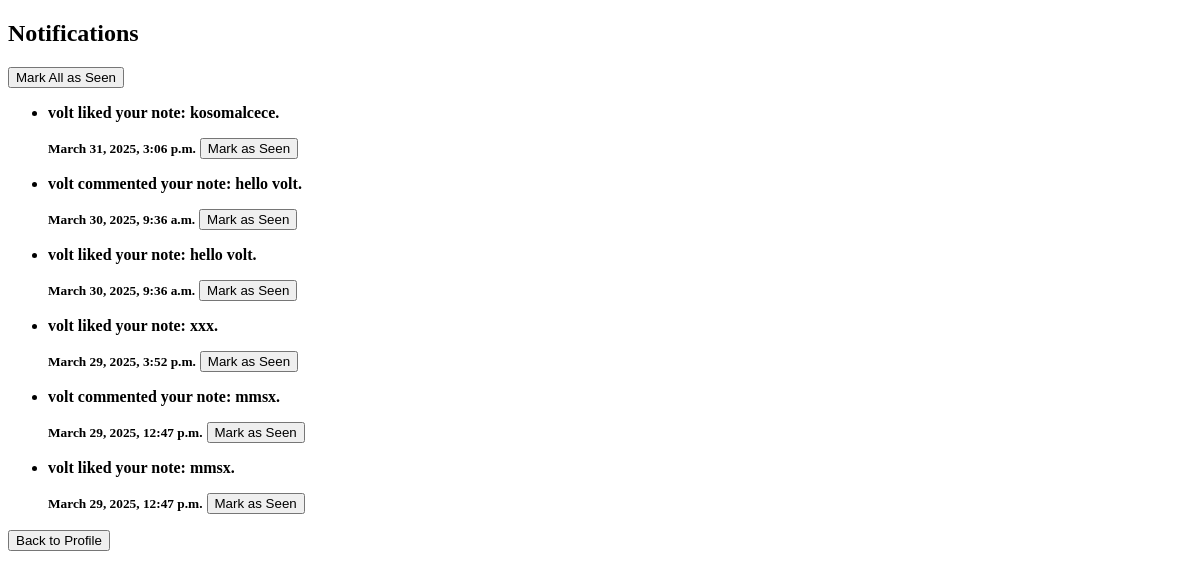
/notifications/ (signed in), run on an earlier commit of the app's database.
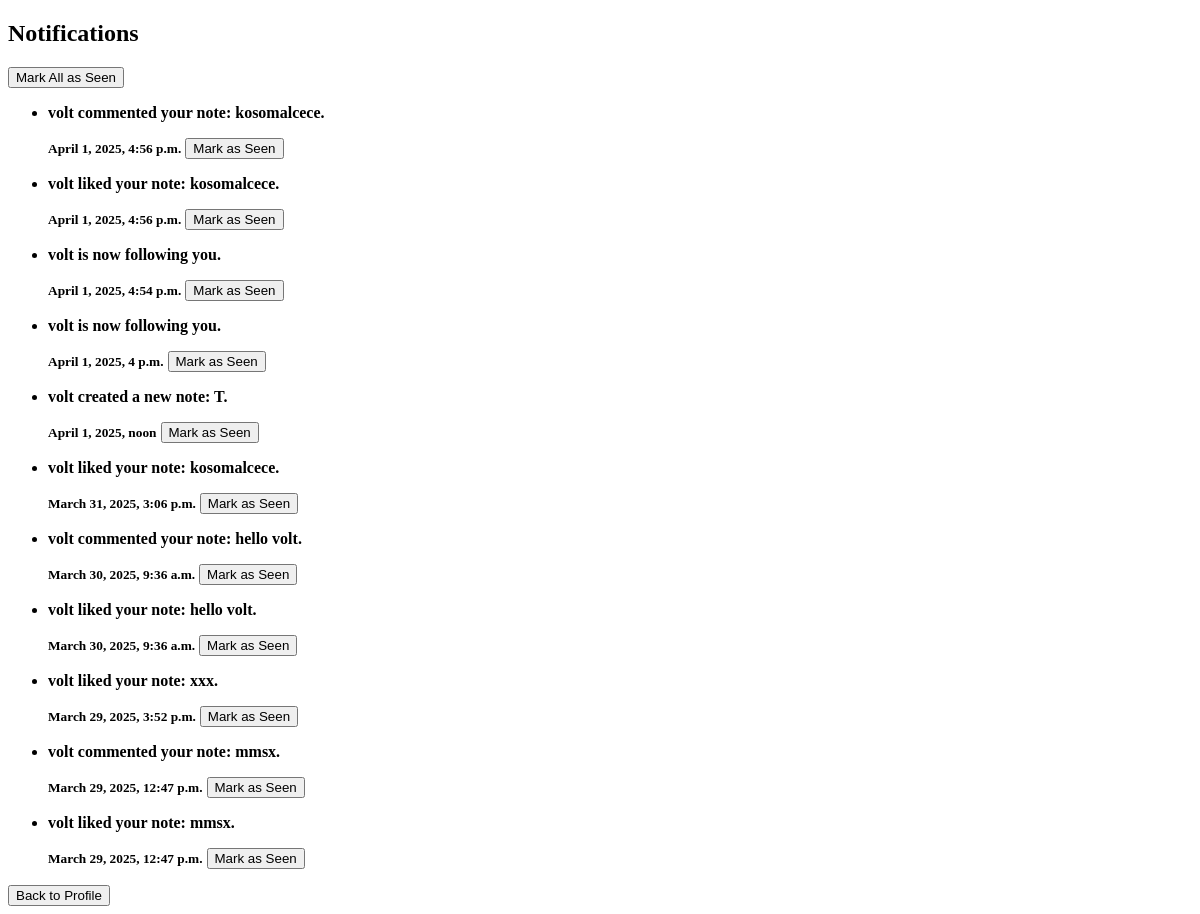
And on a later commit of the database.
### notifications/models.py (models this page shows, shortened)
class Notification(models.Model):
    NOTIFICATION_TYPES = [
        ('follow_request', 'Follow Request'),
        ('follow', 'Follow'),
        ('follow_accepted', 'Follow Accepted'),
        ('follow_rejected', 'Follow Rejected'),
        ('like', 'Like'),
        ('dislike', 'Dislike'),
        ('comment', 'Comment'),
        ('new_note', 'New Note'),
    ]
    sender = models.ForeignKey(settings.AUTH_USER_MODEL, related_name='sent_notifications', on_delete=models.CASCADE)
    recipient = models.ForeignKey(settings.AUTH_USER_MODEL, related_name='received_notifications', on_delete=models.CASCADE)
    notification_type = models.CharField(max_length=20, choices=NOTIFICATION_TYPES)
    message = models.TextField()
    is_read = models.BooleanField(default=False)
    created_at = models.DateTimeField(auto_now_add=True)
    note = models.ForeignKey('notes.Note', null=True, blank=True, on_delete=models.CASCADE)
    seen = models.BooleanField(default=False)

### notifications/views.py (the view)
# urls.py: path('', notifications_view, name='notifications'),
@login_required
def notifications_view(request):
    notifications = Notification.objects.filter(recipient=request.user).order_by('-created_at')
    for notification in notifications:
        if notification.notification_type == 'follow_request':
            follow_request = Follow.objects.filter(
                follower=notification.sender,
                following=request.user,
                status='pending'
            ).first()
            notification.follow_request_id = follow_request.id if follow_request else None
    return render(request, 'notifications/notifications.html', {'notifications': notifications})

### notifications/templates/notifications/notifications.html (shortened to what this page needs)
<!DOCTYPE html>
<html lang="en">
<head>
</head>
<body>
    <h2>Notifications</h2>
    <form action="{% url 'mark_notifications_as_seen' %}" method="post">
        <button type="submit">Mark All as Seen</button>
    </form>
    <ul>
        {% for notification in notifications %}
            <li style="{% if not notification.seen %} font-weight: bold; {% endif %}">
                <p>{{ notification.message }}</p>
                <small>{{ notification.created_at }}</small>
                {% if not notification.seen %}
                    <form action="{% url 'mark_single_notification_as_seen' notification.id %}" method="post" style="display:inline;">
                        <button type="submit">Mark as Seen</button>
                    </form>
                {% endif %}
            </li>
        {% empty %}
            <p>No notifications yet.</p>
        {% endfor %}
    </ul>
    <a href="{% url 'profile_view' %}"><button>Back to Profile</button></a>
</body>
</html>

What changed in the data, as far as the page shows it:
added Notification: message "volt commented your note: kosomalcece.", created_at "April 1, 2025, 4:56 p.m.", seen "Mark as Seen"
added Notification: message "volt liked your note: kosomalcece.", created_at "April 1, 2025, 4:56 p.m.", seen "Mark as Seen"
added Notification: message "volt is now following you.", created_at "April 1, 2025, 4:54 p.m.", seen "Mark as Seen"
added Notification: message "volt is now following you.", created_at "April 1, 2025, 4 p.m.", seen "Mark as Seen"
added Notification: message "volt created a new note: T.", created_at "April 1, 2025, noon", seen "Mark as Seen"
